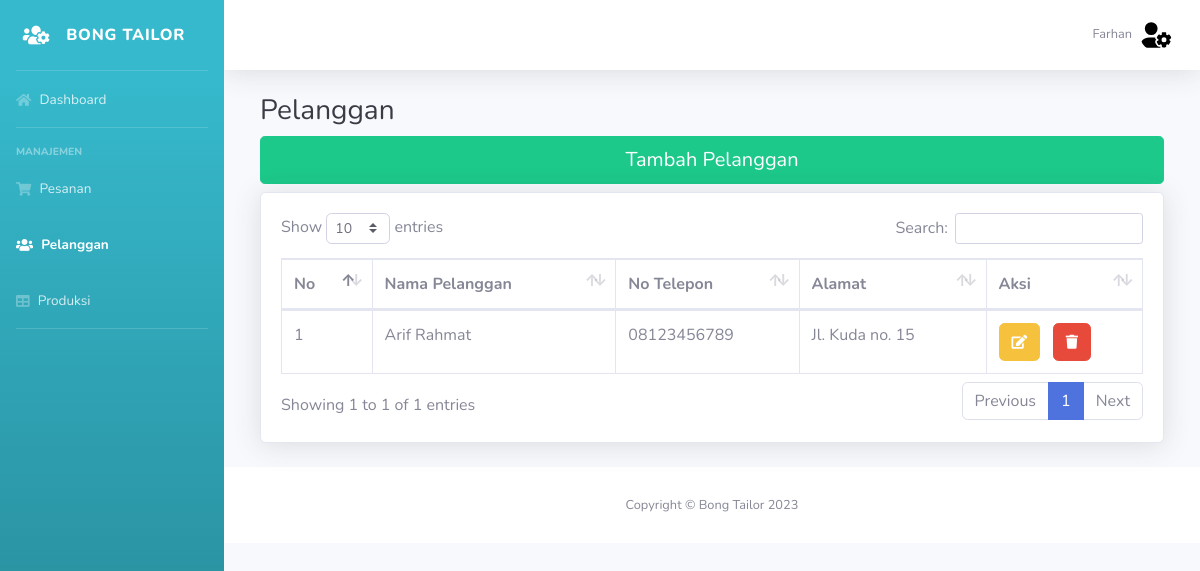
The app's page /pelanggan.php (signed in), older data.
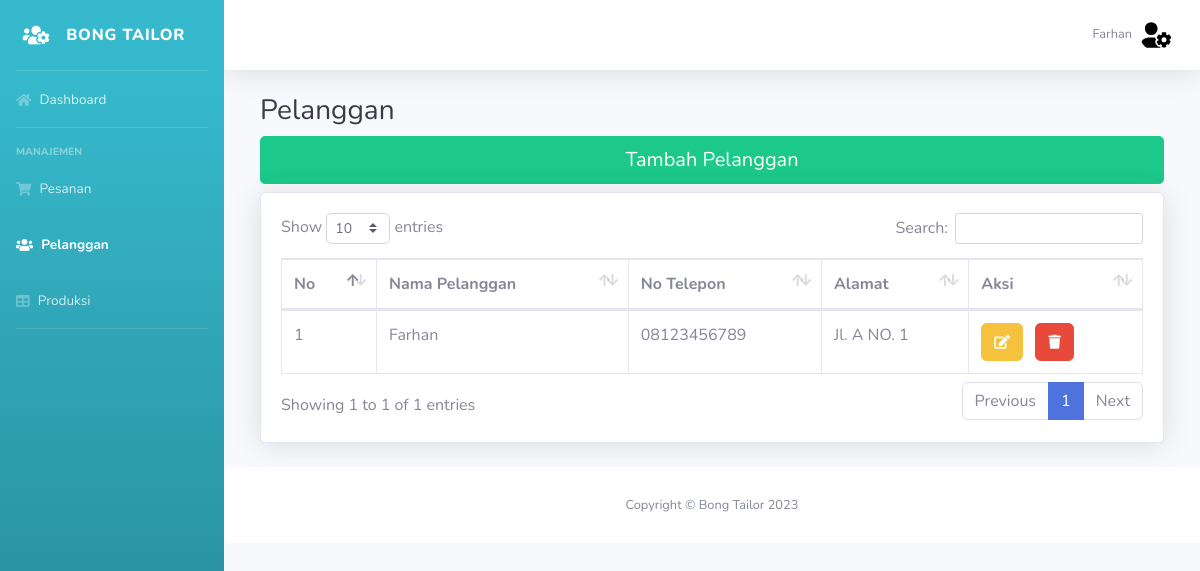
The same page, newer data.
### tables this page shows
CREATE TABLE `pelanggan` (
  `id_pelanggan` int(11) NOT NULL,
  `nama_pelanggan` varchar(30) NOT NULL,
  `no_telepon` varchar(13) NOT NULL,
  `alamat` varchar(200) NOT NULL
);

### pelanggan.php (the view, shortened to what the changed rows need)
<!DOCTYPE html>
<html lang="id">
<head>
    <?php
    include_once('head/assets.php');
    include_once('head/koneksi.php');
    ?>
</head>
<body id="page-top">
    <div id="wrapper">
        <div id="content-wrapper" class="d-flex flex-column">
            <div id="content">
                <div class="container-fluid">
                    <div class="row">
                        <div class="container-fluid">
                            <h1 class="h3 mb-2 text-gray-900">Pelanggan</h1>
                            <div class="card shadow mb-4">
                                <div class="card-body">
                                    <div class="table-responsive">
                                        <table class="table table-bordered" id="dataTable" width="100%" cellspacing="0">
                                            <thead>
                                                <tr>
                                                    <th>No</th>
                                                    <th>Nama Pelanggan</th>
                                                    <th>No Telepon</th>
                                                    <th>Alamat</th>
                                                    <th>Aksi</th>
                                                </tr>
                                            </thead>
                                            <tbody>
                                                <?php
                                                $query = mysqli_query($koneksi, "SELECT * FROM pelanggan");
                                                $i = 1;
                                                foreach ($query as $pelanggan) :
                                                ?>
                                                    <tr>
                                                        <td> <?php echo $i; ?> </td>
                                                        <td> <?php echo $pelanggan['nama_pelanggan']; ?> </td>
                                                        <td> <?php echo $pelanggan['no_telepon']; ?> </td>
                                                        <td> <?php echo $pelanggan['alamat']; ?> </td>
                                                        <td>
                                                            <a class="btn btn-warning edit_button" data-toggle="modal" data-target="#edit_pelanggan" data-id="<?php echo $pelanggan['id_pelanggan'] ?>"><i class="fas fa-edit fa-sm"></i></a>
                                                            <a class="btn btn-danger delete_button" data-toggle="modal" data-target="#delete_pelanggan" data-id="<?php echo $pelanggan['id_pelanggan'] ?>"><i class="fas fa-trash fa-sm"></i></a>
                                                        </td>
                                                    </tr>
                                                <?php
                                                    $i++;
                                                endforeach;
                                                ?>
                                            </tbody>
                                        </table>
                                    </div>
                                </div>
                            </div>
                        </div>
                    </div>
                </div>
            </div>
        </div>
</body>
</html>

Row changes from the older to the newer data that the page shows:
removed pelanggan: nama_pelanggan "Arif Rahmat", no_telepon "08123456789", alamat "Jl. Kuda no. 15"
added pelanggan: nama_pelanggan "Farhan", no_telepon "08123456789", alamat "Jl. A NO. 1"
